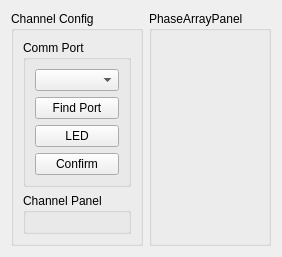
      <widget class="QWidget" name="BeamformingConfig">
       <attribute name="title">
        <string>BeamformingConfig</string>
       </attribute>
       <layout class="QHBoxLayout" name="horizontalLayout_3" stretch="0,1">
        <item>
         <widget class="QGroupBox" name="channelGroupBox">
          <property name="title">
           <string>Channel Config</string>
          </property>
          <layout class="QGridLayout" name="channelConfGrid" rowstretch="0,1">
           <item row="1" column="0">
            <widget class="QGroupBox" name="groupBox_6">
             <property name="title">
              <string>Channel Panel</string>
             </property>
             <layout class="QGridLayout" name="channelGrid"/>
            </widget>
           </item>
           <item row="0" column="0">
            <widget class="QGroupBox" name="groupBox_5">
             <property name="title">
              <string>Comm Port</string>
             </property>
             <layout class="QVBoxLayout" name="verticalLayout_9">
              <item>
               <widget class="QComboBox" name="comPortSelect"/>
              </item>
              <item>
               <widget class="QPushButton" name="findComPortButton">
                <property name="text">
                 <string>Find Port</string>
                </property>
               </widget>
              </item>
              <item>
               <widget class="QPushButton" name="led">
                <property name="text">
                 <string>LED</string>
                </property>
               </widget>
              </item>
              <item>
               <widget class="QPushButton" name="confirmButton">
                <property name="text">
                 <string>Confirm</string>
                </property>
               </widget>
              </item>
             </layout>
            </widget>
           </item>
          </layout>
         </widget>
        </item>
        <item>
         <widget class="QGroupBox" name="panelGroupBox">
          <property name="title">
           <string>PhaseArrayPanel</string>
          </property>
          <layout class="QGridLayout" name="panelGrid"/>
         </widget>
        </item>
       </layout>
      </widget>
